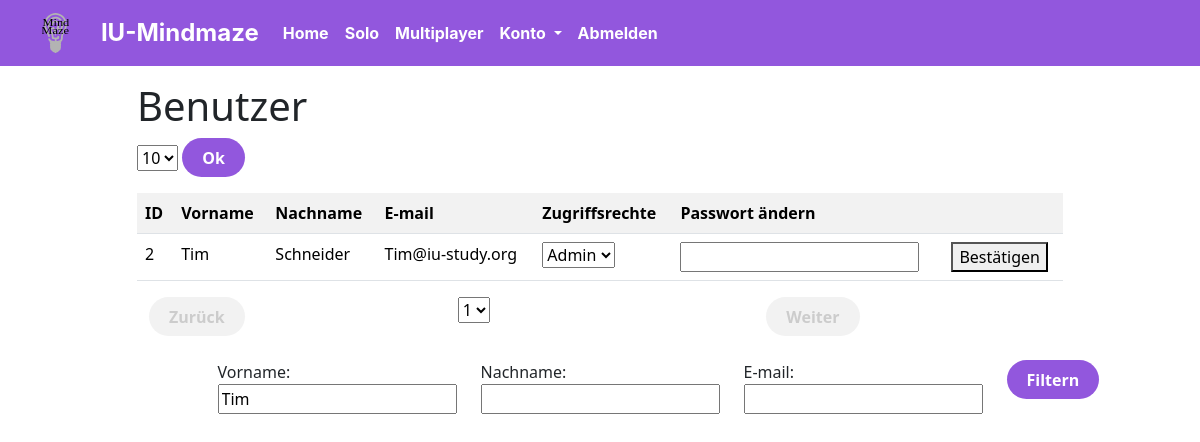
The page /src/html-php-view/userManagement.php?Vorname=Tim (signed in) on the database its author committed.
### tables this page shows
CREATE TABLE `benutzer` (
  `BenutzerID` int(12) NOT NULL,
  `StudiengangID` int(12) DEFAULT NULL,
  `ZugriffsrechteID` int(12) DEFAULT NULL,
  `Vorname` varchar(50) DEFAULT NULL,
  `Nachname` varchar(50) DEFAULT NULL,
  `Email` varchar(100) DEFAULT NULL,
  `Passwort` varchar(5000) DEFAULT NULL
);

### src/html-php-view/userManagement.php (the view, shortened to what this page needs)
<!DOCTYPE html>
<html lang="de">
<head>
    <link href="https://cdn.jsdelivr.net/npm/bootstrap@5.0.2/dist/css/bootstrap.min.css" rel="stylesheet"
>
    <link rel="stylesheet" type="text/css" href="../css/style.css">
    <link rel="stylesheet" href="../css/main.css">
</head>
<body>
    <?php
    include ("navbar.php");
    include "../html-php-view/dbconnect.php";
    $con = new mysqli($servername, $username, $password, $dbname);
    $qryVorname = isset ($_GET['Vorname']) ? $_GET['Vorname'] : "";
    $qryNachname = isset ($_GET['Nachname']) ? $_GET['Nachname'] : "";
    $qryEmail = isset ($_GET['Email']) ? $_GET['Email'] : "";
    $whereClause = "WHERE 1";
    $qryVorname = mysqli_real_escape_string($con, $qryVorname);
    $qryNachname = mysqli_real_escape_string($con, $qryNachname);
    $qryEmail = mysqli_real_escape_string($con, $qryEmail);
    if (!empty ($qryVorname)) {
        $whereClause .= " AND Vorname like '" . "%" . $qryVorname . "%" . "'";
    }
    $sql = "SELECT COUNT(*) AS total FROM benutzer $whereClause";
    $result = mysqli_query($con, $sql);
    if ($result) {
        $row = mysqli_fetch_assoc($result);
        $totalRecords = $row['total'];
    } else {
        echo "Fehler: " . mysqli_error($con);
    }
    $maxRecords = isset ($_GET['MaxRecords']) ? $_GET['MaxRecords'] : 10;
    $page = isset ($_GET['Page']) ? $_GET['Page'] : 1;
    $offset = $maxRecords * ($page - 1);
    $lastPage = ceil($totalRecords / $maxRecords);
    $sql = "SELECT * FROM benutzer $whereClause LIMIT $maxRecords OFFSET $offset";
    $result = $con->query($sql);
    ?>
    <div class="container">
        <div class="row">
            <div class="col-1"> </div>
            <div class="col-10">
                <h1 class="mt-3">Benutzer</h1>
                <form id="frmMaxRecords" action="userManagement.php" method="get">
                    <select name="MaxRecords">
                        <option value="10" <?php if ($maxRecords == 10) {
                            echo ("selected");
                        } ?>>10</option>
                    </select>
                    <button class="button-short" type="submit">Ok</button>
                </form>
                <form class="mt-3" method="post">
                    <table class='table table-striped'>
                        <tr>
                            <th>ID</th>
                            <th>Vorname</th>
                            <th>Nachname</th>
                            <th>E-mail</th>
                            <th>Zugriffsrechte</th>
                            <th>Passwort ändern</th>
                            <th></th>
                        </tr>
                        <?php
                        while ($row = $result->fetch_assoc()) {
                            echo "<tr>";
                            echo "<td>" . $row["BenutzerID"] . "</td>";
                            echo "<td>" . $row["Vorname"] . "</td>";
                            echo "<td>" . $row["Nachname"] . "</td>";
                            echo "<td>" . $row["Email"] . "</td>";
                            echo "<td>";
                            echo "<select id='rechte_" . $row["BenutzerID"] . "'>";
                            echo "<option value='3' " . ($row["ZugriffsrechteID"] == 3 ? "selected" : "") . ">Admin</option>";
                            echo "</select>";
                            echo "</td>";
                            echo "<td><input id='password_" . $row["BenutzerID"] . "' name='password' type='text'></td>";
                            echo "<td><button onclick='changePassword(" . $row["BenutzerID"] . "); event.preventDefault()'>Bestätigen</td>";
                            echo "</tr>";
                        }
                        ?>
                    </table>
                </form>
                <div class=container>
                    <div class="row">
                        <div class="col">
                            <form action="userManagement.php" method="get">
                                <button class="button-short" type="submit" <?php if ($page == 1) {
                                    echo "disabled";
                                } ?>>Zurück</button>
                            </form>
                        </div>
                        <div class="col">
                            <form id="pages" action="userManagement.php" method="get">
                                <select name="Page" id="changePage">
                                    <?php for ($i = 1; $i <= $lastPage; $i++) {
                                        echo "<option value='" . $i . "'";
                                        if ($i == $page) {
                                            echo " selected";
                                        }
                                        echo ">" . $i . "</option>";
                                    } ?>f
                                </select>
                            </form>
                        </div>
                        <div class="col">
                            <form action="userManagement.php" method="get">
                                <button class="button-short" type="submit" <?php if ($page == $lastPage) {
                                    echo "disabled";
                                } ?>>Weiter</button>
                            </form>
                        </div>
                    </div>
                </div>
            </div>
            <div class="col-1"> </div>
        </div>
    </div>
                <form class="mt-4" action="userManagement.php" method="GET">
                    <div class="container">
                        <div class="row">
                            <div class="col">
                            </div>
                            <div class="col">
                                <label for="Vorname">Vorname:</label>
                                <input type="text" id="Vorname" name="Vorname"
                                    value="<?php echo htmlspecialchars($qryVorname); ?>"><br><br>
                            </div>
                            <div class="col">
                                <label for="Nachname">Nachname:</label>
                                <input type="text" id="Nachname" name="Nachname"
                                    value="<?php echo htmlspecialchars($qryNachname); ?>"><br><br>
                            </div>
                            <div class="col">
                                <label for="Email">E-mail:</label>
                                <input type="text" id="Email" name="Email"
                                    value="<?php echo htmlspecialchars($qryEmail); ?>"><br><br>
                            </div>
                            <div class="col">
                                <input class="button-short" accept="" type="submit" value="Filtern">
                            </div>
                        </div>
                    </div>
                </form>
</body>
</html>

### src/css/style.css (style rules this page uses)
body { background-color: #E6E6E6; }
.button-short { background-color: #9257DD; color: white; font-weight: bold; border: none; border-radius: 50px; padding: 7.5px 20px; text-align: center; cursor: pointer; transition: 0.3s; }

### src/html-php-view/userManagement.php (style rules this page uses)
.button-short:disabled { background-color: #f2f2f2; border-color: #f2f2f2; color: #ccc; }

### rows shown on the page
benutzer: BenutzerID "2", Vorname "Tim", Nachname "Schneider", Email "Tim@iu-study.org", ZugriffsrechteID+BenutzerID "Admin"

### other values the page prints
form field Page "1"
